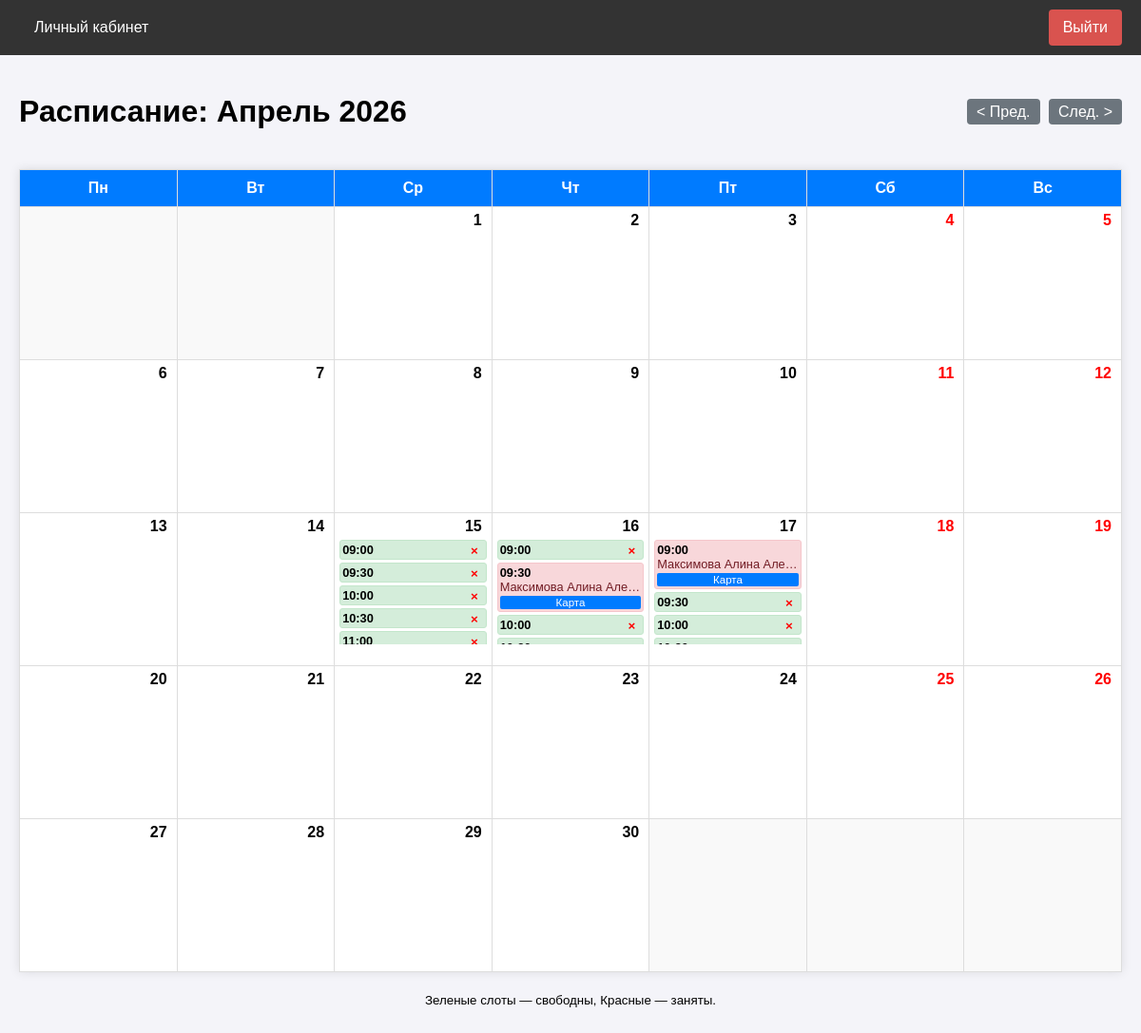
/doctor/schedule (signed in), run on an earlier commit of the app's database.
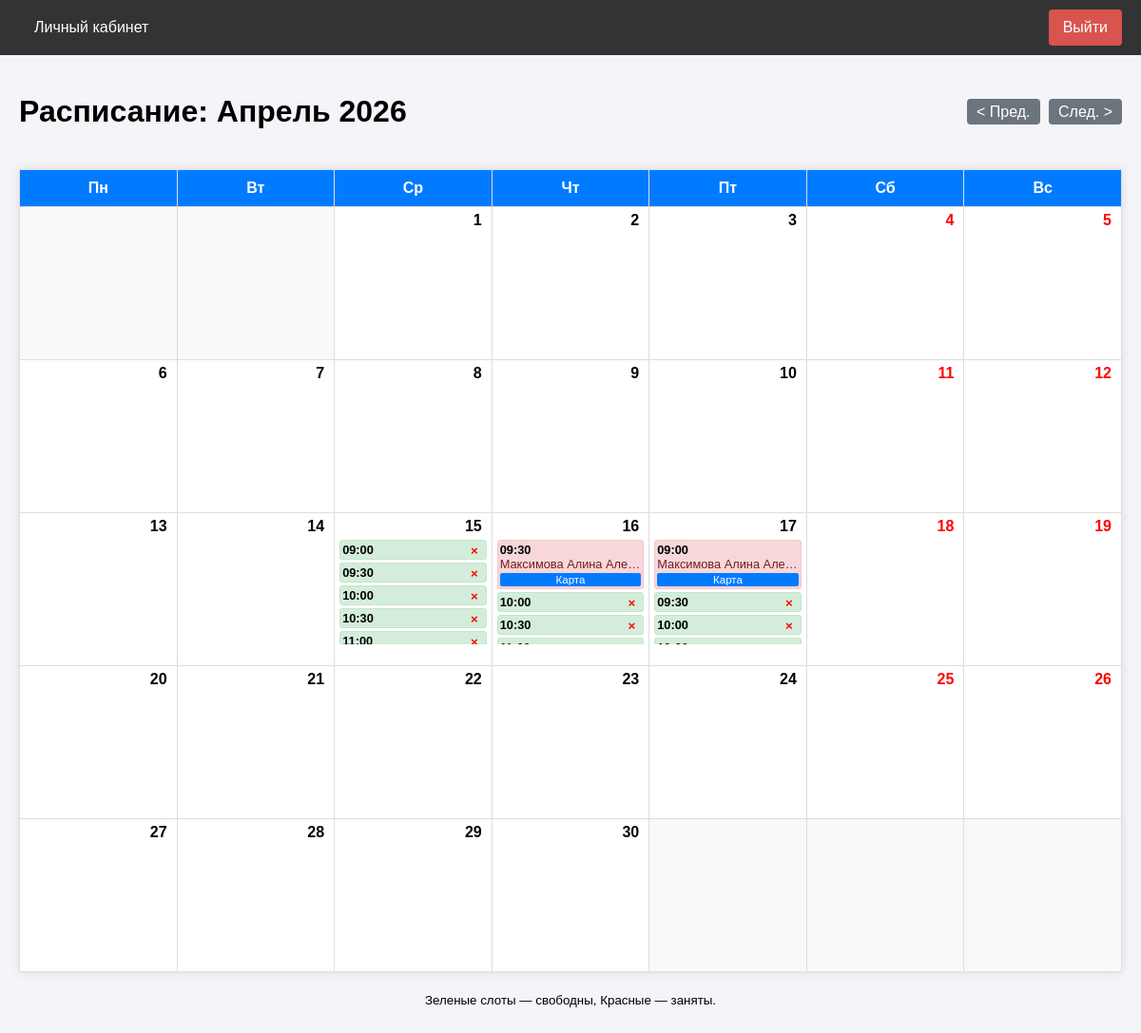
And on a later commit of the database.
### app/models.py (models this page shows, shortened)
class ScheduleSlot(db.Model):
    __tablename__ = 'schedule_slots'
    id = db.Column(db.Integer, primary_key=True)
    doctor_id = db.Column(db.Integer, db.ForeignKey('users.id'), nullable=False)
    start_time = db.Column(db.DateTime, nullable=False, index=True)
    end_time = db.Column(db.DateTime, nullable=False)
    is_available = db.Column(db.Boolean, default=True) # True - свободно, False - занято/отменено
    appointment = db.relationship('Appointment', uselist=False, backref='slot')

class User(UserMixin, db.Model):
    __tablename__ = 'users'
    id = db.Column(db.Integer, primary_key=True)
    username = db.Column(db.String(64), index=True, unique=True)
    email = db.Column(db.String(120), index=True, unique=True)
    phone = db.Column(db.String(20), index=True, unique=True)
    password_hash = db.Column(db.String(256))
    role = db.Column(db.String(20), index=True, default='patient')
    specialty = db.Column(db.String(100), nullable=True) # Для врача
    office_number = db.Column(db.String(10), nullable=True) # Для врача
    oms_number = db.Column(db.String(20), nullable=True) # Для пациента
    created_at = db.Column(db.DateTime, default=datetime.utcnow)
    appointments_as_patient = db.relationship('Appointment', foreign_keys='Appointment.patient_id', backref='patient', lazy='dynamic')
    appointments_as_doctor = db.relationship('Appointment', foreign_keys='Appointment.doctor_id', backref='doctor', lazy='dynamic')
    schedule_slots = db.relationship('ScheduleSlot', backref='doctor', lazy='dynamic')
    action_logs = db.relationship('ActionLog', backref='user', lazy='dynamic')

### app/doctor/routes.py (the view)
@bp.route('/schedule')
@login_required
@role_required('doctor')
def schedule():
    year = request.args.get('year', type=int)
    month = request.args.get('month', type=int)
    now = datetime.now()
    if not year or not month:
        year = now.year
        month = now.month
    cal = calendar.Calendar(firstweekday=0) # Понедельник - первый день
    month_days = cal.monthdayscalendar(year, month)
    start_date = datetime(year, month, 1)
    if month == 12:
        end_date = datetime(year + 1, 1, 1) - timedelta(seconds=1)
    else:
        end_date = datetime(year, month + 1, 1) - timedelta(seconds=1)
    slots = ScheduleSlot.query.filter(
        ScheduleSlot.doctor_id == current_user.id,
        ScheduleSlot.start_time >= start_date,
        ScheduleSlot.start_time <= end_date
    ).order_by(ScheduleSlot.start_time).all()
    slots_by_day = {}
    for slot in slots:
        day_key = slot.start_time.date()
        if day_key not in slots_by_day:
            slots_by_day[day_key] = []
        slots_by_day[day_key].append(slot)
    month_names = [
        "Январь", "Февраль", "Март", "Апрель", "Май", "Июнь",
        "Июль", "Август", "Сентябрь", "Октябрь", "Ноябрь", "Декабрь"
    ]
    prev_month = month - 1
    prev_year = year
    if prev_month < 1:
        prev_month = 12
        prev_year -= 1
    next_month = month + 1
    next_year = year
    if next_month > 12:
        next_month = 1
        next_year += 1
    return render_template('doctor/schedule.html',
                           title='Мое расписание',
                           month_days=month_days,
                           year=year,
                           month=month,
                           month_name=month_names[month-1],
                           slots_by_day=slots_by_day,
                           prev_year=prev_year, prev_month=prev_month,
                           next_year=next_year, next_month=next_month)

### app/models.py (called while the page is built)
@login_manager.user_loader
def load_user(user_id):
    return User.query.get(int(user_id))

### app/utils.py (called while the page is built)
def role_required(role):
    def decorator(f):
        @wraps(f)
        def decorated_function(*args, **kwargs):
            if not current_user.is_authenticated:
                return redirect(url_for('auth.login'))
            if current_user.role != role:
                flash('У вас нет доступа к этой странице.')
                return redirect(url_for('main.index'))
            return f(*args, **kwargs)
        return decorated_function
    return decorator

### app/templates/doctor/schedule.html (shortened to what the changed rows need)
{% extends "base.html" %}
{% block content %}
<div class="schedule-container">
    <div style="display: flex; justify-content: space-between; align-items: center; margin-bottom: 20px;">
        <h1>Расписание: {{ month_name }} {{ year }}</h1>
    </div>
    <table style="width: 100%; border-collapse: collapse; background-color: white; box-shadow: 0 0 10px rgba(0,0,0,0.1); table-layout: fixed;">
        <colgroup>
        </colgroup>
        <thead>
            <tr style="background-color: #007bff; color: white;">
                <th style="padding: 10px; border: 1px solid #ddd;">Пн</th>
                <th style="padding: 10px; border: 1px solid #ddd;">Вт</th>
                <th style="padding: 10px; border: 1px solid #ddd;">Ср</th>
                <th style="padding: 10px; border: 1px solid #ddd;">Чт</th>
                <th style="padding: 10px; border: 1px solid #ddd;">Пт</th>
                <th style="padding: 10px; border: 1px solid #ddd;">Сб</th>
                <th style="padding: 10px; border: 1px solid #ddd;">Вс</th>
            </tr>
        </thead>
        <tbody>
            {% for week in month_days %}
            <tr>
                {% for day in week %}
                    {% if day == 0 %}
                        <td style="border: 1px solid #ddd; height: 150px; vertical-align: top; background-color: #f9f9f9;"></td>
                    {% else %}
                        {% set current_date = datetime(year, month, day).date() %}
                        <td style="border: 1px solid #ddd; height: 150px; vertical-align: top; padding: 5px; position: relative; overflow: hidden;">
                            <div style="font-weight: bold; text-align: right; padding-right: 5px; color: {% if current_date.weekday() >= 5 %}red{% endif %};">
                                {{ day }}
                            </div>
                            <div style="margin-top: 5px; font-size: 0.8em; max-height: 110px; overflow-y: auto;">
                                {% if current_date in slots_by_day %}
                                    {% for slot in slots_by_day[current_date] %}
                                        <div style="margin-bottom: 3px; padding: 2px; border-radius: 3px; background-color: {% if slot.is_available %}#d4edda{% else %}#f8d7da{% endif %}; border: 1px solid {% if slot.is_available %}#c3e6cb{% else %}#f5c6cb{% endif %}; word-wrap: break-word;">
                                            <strong>{{ slot.start_time.strftime('%H:%M') }}</strong>
                                            {% if slot.is_available %}
                                                <form action="{{ url_for('doctor.cancel_slot', slot_id=slot.id) }}" method="post" style="display:inline; float:right;" onsubmit="return confirm('Удалить слот?');">
                                                    <button type="submit" style="border:none; background:none; color:red; cursor:pointer; font-weight:bold;">&times;</button>
                                                </form>
                                            {% else %}
                                                <div style="color: #721c24; white-space: nowrap; overflow: hidden; text-overflow: ellipsis;" title="{{ slot.appointment.patient.username }}">
                                                    {{ slot.appointment.patient.username }}
                                                </div>
                                                <a href="{{ url_for('doctor.edit_appointment', appointment_id=slot.appointment.id) }}" style="display:block; text-align:center; background:#007bff; color:white; text-decoration:none; padding:1px; margin-top:2px; border-radius:2px; font-size: 0.9em;">
                                                    Карта
                                                </a>
                                            {% endif %}
                                        </div>
                                    {% endfor %}
                                {% endif %}
                            </div>
                        </td>
                    {% endif %}
                {% endfor %}
            </tr>
            {% endfor %}
        </tbody>
    </table>
</div>
{% endblock %}

What changed in the data, as far as the page shows it:
removed ScheduleSlot: start_time "09:00", shown under "16"
now on this page (row unchanged): ScheduleSlot: start_time "10:30", shown under "16"
